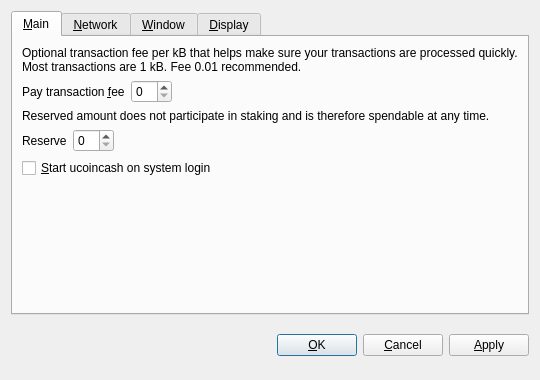
<?xml version="1.0" encoding="UTF-8"?>
<ui version="4.0">
 <class>OptionsDialog</class>
 <widget class="QDialog" name="OptionsDialog">
  <property name="geometry">
   <rect>
    <x>0</x>
    <y>0</y>
    <width>540</width>
    <height>380</height>
   </rect>
  </property>
  <property name="windowTitle">
   <string>Options</string>
  </property>
  <property name="styleSheet">
   <string notr="true">background-image: url(:/images/bkg2);
background-image: url(:/images/gr);</string>
  </property>
  <property name="modal">
   <bool>true</bool>
  </property>
  <layout class="QVBoxLayout" name="verticalLayout">
   <item>
    <widget class="QTabWidget" name="tabWidget">
     <property name="tabPosition">
      <enum>QTabWidget::North</enum>
     </property>
     <property name="currentIndex">
      <number>0</number>
     </property>
     <widget class="QWidget" name="tabMain">
      <attribute name="title">
       <string>&amp;Main</string>
      </attribute>
      <layout class="QVBoxLayout" name="verticalLayout_Main">
       <item>
        <widget class="QLabel" name="transactionFeeInfoLabel">
         <property name="text">
          <string>Optional transaction fee per kB that helps make sure your transactions are processed quickly. Most transactions are 1 kB. Fee 0.01 recommended.</string>
         </property>
         <property name="textFormat">
          <enum>Qt::PlainText</enum>
         </property>
         <property name="wordWrap">
          <bool>true</bool>
         </property>
        </widget>
       </item>
       <item>
        <layout class="QHBoxLayout" name="horizontalLayoutFee">
         <item>
          <widget class="QLabel" name="transactionFeeLabel">
           <property name="text">
            <string>Pay transaction &amp;fee</string>
           </property>
           <property name="textFormat">
            <enum>Qt::PlainText</enum>
           </property>
           <property name="buddy">
            <cstring>transactionFee</cstring>
           </property>
          </widget>
         </item>
         <item>
          <widget class="BitcoinAmountField" name="transactionFee"/>
         </item>
         <item>
          <spacer name="horizontalSpacerFee">
           <property name="orientation">
            <enum>Qt::Horizontal</enum>
           </property>
           <property name="sizeHint" stdset="0">
            <size>
             <width>40</width>
             <height>20</height>
            </size>
           </property>
          </spacer>
         </item>
        </layout>
       </item>
       <item>
        <widget class="QLabel" name="reserveBalanceInfoLabel">
         <property name="text">
          <string>Reserved amount does not participate in staking and is therefore spendable at any time.</string>
         </property>
         <property name="textFormat">
          <enum>Qt::PlainText</enum>
         </property>
         <property name="wordWrap">
          <bool>true</bool>
         </property>
        </widget>
       </item>
       <item>
        <layout class="QHBoxLayout" name="horizontalLayoutReserveBalance">
         <item>
          <widget class="QLabel" name="reserveBalanceLabel">
           <property name="text">
            <string>Reserve</string>
           </property>
           <property name="textFormat">
            <enum>Qt::PlainText</enum>
           </property>
           <property name="buddy">
            <cstring>reserveBalance</cstring>
           </property>
          </widget>
         </item>
         <item>
          <widget class="BitcoinAmountField" name="reserveBalance"/>
         </item>
         <item>
          <spacer name="horizontalSpacerReserveBalance">
           <property name="orientation">
            <enum>Qt::Horizontal</enum>
           </property>
           <property name="sizeHint" stdset="0">
            <size>
             <width>40</width>
             <height>20</height>
            </size>
           </property>
          </spacer>
         </item>
        </layout>
       </item>
       <item>
        <widget class="QCheckBox" name="bitcoinAtStartup">
         <property name="toolTip">
          <string>Automatically start ucoincash after logging in to the system.</string>
         </property>
         <property name="text">
          <string>&amp;Start ucoincash on system login</string>
         </property>
        </widget>
       </item>
       <item>
        <spacer name="verticalSpacer_Main">
         <property name="orientation">
          <enum>Qt::Vertical</enum>
         </property>
         <property name="sizeHint" stdset="0">
          <size>
           <width>20</width>
           <height>40</height>
          </size>
         </property>
        </spacer>
       </item>
      </layout>
     </widget>
     <widget class="QWidget" name="tabNetwork">
      <attribute name="title">
       <string>&amp;Network</string>
      </attribute>
      <layout class="QVBoxLayout" name="verticalLayout_Network">
       <item>
        <widget class="QCheckBox" name="mapPortUpnp">
         <property name="toolTip">
          <string>Automatically open the ucoincash client port on the router. This only works when your router supports UPnP and it is enabled.</string>
         </property>
         <property name="text">
          <string>Map port using &amp;UPnP</string>
         </property>
        </widget>
       </item>
       <item>
        <widget class="QCheckBox" name="connectSocks">
         <property name="toolTip">
          <string>Connect to the ucoincash network through a SOCKS proxy (e.g. when connecting through Tor).</string>
         </property>
         <property name="text">
          <string>&amp;Connect through SOCKS proxy:</string>
         </property>
        </widget>
       </item>
       <item>
        <layout class="QHBoxLayout" name="horizontalLayout_Network">
         <item>
          <widget class="QLabel" name="proxyIpLabel">
           <property name="text">
            <string>Proxy &amp;IP:</string>
           </property>
           <property name="textFormat">
            <enum>Qt::PlainText</enum>
           </property>
           <property name="buddy">
            <cstring>proxyIp</cstring>
           </property>
          </widget>
         </item>
         <item>
          <widget class="QValidatedLineEdit" name="proxyIp">
           <property name="maximumSize">
            <size>
             <width>140</width>
             <height>16777215</height>
            </size>
           </property>
           <property name="toolTip">
            <string>IP address of the proxy (e.g. 127.0.0.1)</string>
           </property>
          </widget>
         </item>
         <item>
          <widget class="QLabel" name="proxyPortLabel">
           <property name="text">
            <string>&amp;Port:</string>
           </property>
           <property name="textFormat">
            <enum>Qt::PlainText</enum>
           </property>
           <property name="buddy">
            <cstring>proxyPort</cstring>
           </property>
          </widget>
         </item>
         <item>
          <widget class="QLineEdit" name="proxyPort">
           <property name="maximumSize">
            <size>
             <width>55</width>
             <height>16777215</height>
            </size>
           </property>
           <property name="toolTip">
            <string>Port of the proxy (e.g. 9050)</string>
           </property>
          </widget>
         </item>
         <item>
          <widget class="QLabel" name="socksVersionLabel">
           <property name="text">
            <string>SOCKS &amp;Version:</string>
           </property>
           <property name="textFormat">
            <enum>Qt::PlainText</enum>
           </property>
           <property name="buddy">
            <cstring>socksVersion</cstring>
           </property>
          </widget>
         </item>
         <item>
          <widget class="QValueComboBox" name="socksVersion">
           <property name="toolTip">
            <string>SOCKS version of the proxy (e.g. 5)</string>
           </property>
          </widget>
         </item>
         <item>
          <spacer name="horizontalSpacer_Network">
           <property name="orientation">
            <enum>Qt::Horizontal</enum>
           </property>
           <property name="sizeHint" stdset="0">
            <size>
             <width>40</width>
             <height>20</height>
            </size>
           </property>
          </spacer>
         </item>
        </layout>
       </item>
       <item>
        <spacer name="verticalSpacer_Network">
         <property name="orientation">
          <enum>Qt::Vertical</enum>
         </property>
         <property name="sizeHint" stdset="0">
          <size>
           <width>20</width>
           <height>40</height>
          </size>
         </property>
        </spacer>
       </item>
      </layout>
     </widget>
     <widget class="QWidget" name="tabWindow">
      <attribute name="title">
       <string>&amp;Window</string>
      </attribute>
      <layout class="QVBoxLayout" name="verticalLayout_Window">
       <item>
        <widget class="QCheckBox" name="minimizeToTray">
         <property name="toolTip">
          <string>Show only a tray icon after minimizing the window.</string>
         </property>
         <property name="text">
          <string>&amp;Minimize to the tray instead of the taskbar</string>
         </property>
        </widget>
       </item>
       <item>
        <widget class="QCheckBox" name="minimizeOnClose">
         <property name="toolTip">
          <string>Minimize instead of exit the application when the window is closed. When this option is enabled, the application will be closed only after selecting Quit in the menu.</string>
         </property>
         <property name="text">
          <string>M&amp;inimize on close</string>
         </property>
        </widget>
       </item>
       <item>
        <spacer name="verticalSpacer_Window">
         <property name="orientation">
          <enum>Qt::Vertical</enum>
         </property>
         <property name="sizeHint" stdset="0">
          <size>
           <width>20</width>
           <height>40</height>
          </size>
         </property>
        </spacer>
       </item>
      </layout>
     </widget>
     <widget class="QWidget" name="tabDisplay">
      <attribute name="title">
       <string>&amp;Display</string>
      </attribute>
      <layout class="QVBoxLayout" name="verticalLayout_Display">
       <item>
        <layout class="QHBoxLayout" name="horizontalLayout_1_Display">
         <item>
          <widget class="QLabel" name="langLabel">
           <property name="text">
            <string>User Interface &amp;language:</string>
           </property>
           <property name="textFormat">
            <enum>Qt::PlainText</enum>
           </property>
           <property name="buddy">
            <cstring>lang</cstring>
           </property>
          </widget>
         </item>
         <item>
          <widget class="QValueComboBox" name="lang">
           <property name="toolTip">
            <string>The user interface language can be set here. This setting will take effect after restarting ucoincash.</string>
           </property>
          </widget>
         </item>
        </layout>
       </item>
       <item>
        <layout class="QHBoxLayout" name="horizontalLayout_2_Display">
         <item>
          <widget class="QLabel" name="unitLabel">
           <property name="text">
            <string>&amp;Unit to show amounts in:</string>
           </property>
           <property name="textFormat">
            <enum>Qt::PlainText</enum>
           </property>
           <property name="buddy">
            <cstring>unit</cstring>
           </property>
          </widget>
         </item>
         <item>
          <widget class="QValueComboBox" name="unit">
           <property name="toolTip">
            <string>Choose the default subdivision unit to show in the interface and when sending coins.</string>
           </property>
          </widget>
         </item>
        </layout>
       </item>
       <item>
        <widget class="QCheckBox" name="displayAddresses">
         <property name="toolTip">
          <string>Whether to show ucoincash addresses in the transaction list or not.</string>
         </property>
         <property name="text">
          <string>&amp;Display addresses in transaction list</string>
         </property>
        </widget>
       </item>
       <item>
        <widget class="QCheckBox" name="coinControlFeatures">
         <property name="toolTip">
          <string>Whether to show coin control features or not.</string>
         </property>
         <property name="text">
          <string>Display coin &amp;control features (experts only!)</string>
         </property>
        </widget>
       </item>
       <item>
        <spacer name="verticalSpacer_Display">
         <property name="orientation">
          <enum>Qt::Vertical</enum>
         </property>
         <property name="sizeHint" stdset="0">
          <size>
           <width>20</width>
           <height>40</height>
          </size>
         </property>
        </spacer>
       </item>
      </layout>
     </widget>
    </widget>
   </item>
   <item>
    <layout class="QHBoxLayout" name="horizontalLayout_Buttons">
     <item>
      <spacer name="horizontalSpacer_1">
       <property name="orientation">
        <enum>Qt::Horizontal</enum>
       </property>
       <property name="sizeHint" stdset="0">
        <size>
         <width>40</width>
         <height>48</height>
        </size>
       </property>
      </spacer>
     </item>
     <item>
      <widget class="QLabel" name="statusLabel">
       <property name="font">
        <font>
         <weight>75</weight>
         <bold>true</bold>
        </font>
       </property>
       <property name="text">
        <string/>
       </property>
       <property name="textFormat">
        <enum>Qt::PlainText</enum>
       </property>
       <property name="wordWrap">
        <bool>true</bool>
       </property>
      </widget>
     </item>
     <item>
      <spacer name="horizontalSpacer_2">
       <property name="orientation">
        <enum>Qt::Horizontal</enum>
       </property>
       <property name="sizeHint" stdset="0">
        <size>
         <width>40</width>
         <height>48</height>
        </size>
       </property>
      </spacer>
     </item>
     <item>
      <widget class="QPushButton" name="okButton">
       <property name="text">
        <string>&amp;OK</string>
       </property>
      </widget>
     </item>
     <item>
      <widget class="QPushButton" name="cancelButton">
       <property name="text">
        <string>&amp;Cancel</string>
       </property>
       <property name="autoDefault">
        <bool>false</bool>
       </property>
      </widget>
     </item>
     <item>
      <widget class="QPushButton" name="applyButton">
       <property name="text">
        <string>&amp;Apply</string>
       </property>
       <property name="autoDefault">
        <bool>false</bool>
       </property>
      </widget>
     </item>
    </layout>
   </item>
  </layout>
 </widget>
 <customwidgets>
  <customwidget>
   <class>BitcoinAmountField</class>
   <extends>QSpinBox</extends>
   <header>bitcoinamountfield.h</header>
   <container>1</container>
  </customwidget>
  <customwidget>
   <class>QValidatedLineEdit</class>
   <extends>QLineEdit</extends>
   <header>qvalidatedlineedit.h</header>
  </customwidget>
  <customwidget>
   <class>QValueComboBox</class>
   <extends>QComboBox</extends>
   <header>qvaluecombobox.h</header>
  </customwidget>
 </customwidgets>
 <resources/>
 <connections/>
</ui>
